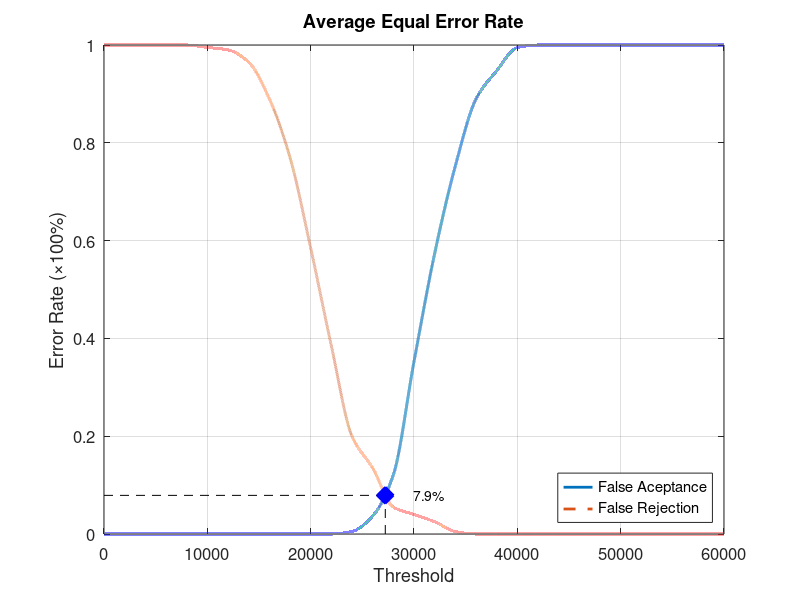
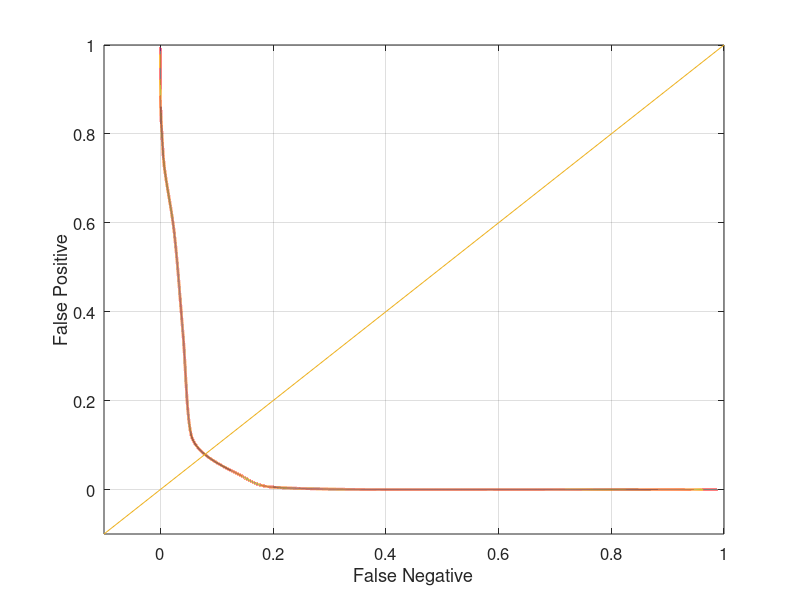

Source code (MATLAB) for these figures, in order:
function yEER = Database5_2
close all;
clear;
clc;
x = 0:2000:60000;
xq = 0:0.5:60000;

y0 = [0 0 0 0 0 0 0 0 0 0 0 0 0.00526316 0.0368421 0.121053 0.352632 0.573684 0.752632 0.889474 0.947368 0.994737 1 1 1 1 1 1 1 1 1 1];
yy0 = interp1(x, y0, xq, 'pchip');
y1 = [1 1 1 1 1 0.995 0.99 0.965 0.89 0.77 0.585 0.385 0.2 0.135 0.055 0.04 0.025 0.005 0 0 0 0 0 0 0 0 0 0 0 0 0];
yy1 = interp1(x, y1, xq, 'pchip');

% Calculating EER: 
y2 = abs(y0 - y1);
find(y2 == min(y2))
yy2 = abs(yy0 - yy1);
xEER = find(yy2 == min(yy2));
xEERIndex = xq(xEER) % X-axis EER
yEER = yy0(xEER) % Y-axis EER

main = figure
plot(xq, yy0,'-','LineWidth', 2);	hold on
plot(xq, yy1,'--','LineWidth', 2);	hold on
plot([xEERIndex xEERIndex], [0 yEER], 'k--');	hold on
plot([0 xEERIndex], [yEER yEER], 'k--');	hold on
plot(xEERIndex, yEER, 'bx', 'LineWidth', 10);	hold on
text(xEERIndex + 10 * xEERIndex / 100, yEER, [num2str(round((10000 * yEER)) / 100) '%'])
legend('False Aceptance', 'False Rejection', 'Location', 'SouthEast')
xlabel('Threshold')
ylabel('Error Rate (\times100%)')
title('Average Equal Error Rate')
set(gca, 'FontSize', 12)
axis([0 60000 0 1])
grid on

print(main, 'Database5_2Main', '-dpng');
FNRxFPR = figure('Color', [1 1 1]);
plot(yy1, yy0, '-', yy1, yy0, 'LineWidth', 2);
hold on
y = -0.1:0.1:1
plot(y, y); 
set(gca, 'FontSize', 12)
xlabel('False Negative')
ylabel('False Positive')
axis([-0.1 1 -0.1 1])
set(gca, 'FontSize', 12)
grid on

print(FNRxFPR, 'Database5_2FNRxFPR','-dpng');
end
